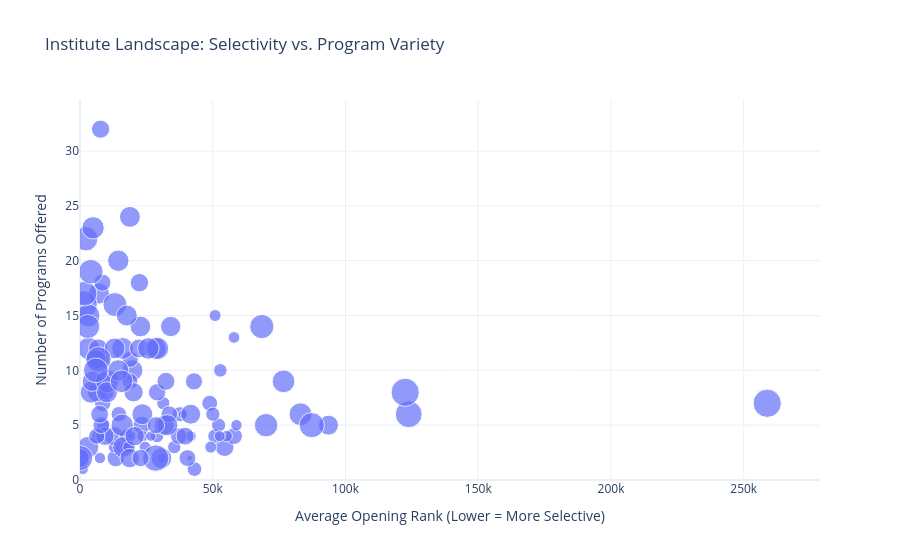

Notebook code for this chart:
### Code cell
import plotly.express as px

fig = px.scatter(
    institute_stats_df,
    x='Institute_Opening_Mean',
    y='Total_Programs',
    size='Institute_Opening_STD_Ratio',
    hover_name='Institute',
    title='Institute Landscape: Selectivity vs. Program Variety',
    labels={
        'Institute_Opening_Mean': 'Average Opening Rank (Lower = More Selective)',
        'Total_Programs': 'Number of Programs Offered',
        'Institute_Opening_STD_Ratio': 'Branch Disparity (Rank Spread)'
    }
)
fig.update_layout(template='plotly_white', xaxis=dict(rangemode='nonnegative'), yaxis=dict(rangemode='nonnegative'))
fig.show()

### Figure 1 — Plotly figure (JSON) as saved in the notebook; plotly's stock layout.template omitted (floating-point values rounded to 4 significant figures)
{"data": [{"hovertemplate": "<b>%{hovertext}</b><br><br>Average Opening Rank (Lower = More Selective)=%{x}<br>Number of Programs Offered=%{y}<br>Branch Disparity (Rank Spread)=%{marker.size}<extra></extra>", "hovertext": ["Assam University, Silchar", "Atal Bihari Vajpayee Indian Institute of Information Technology & Management Gwalior", "Birla Institute of Technology, Deoghar Off-Campus", "Birla Institute of Technology, Mesra, Ranchi", "Birla Institute of Technology, Patna Off-Campus", "CU Jharkhand", "Central University of Haryana", "Central University of Jammu", "Central University of Rajasthan, Rajasthan", "Central institute of Technology Kokrajar, Assam", "Chhattisgarh Swami Vivekanada Technical University, Bhilai (CSVTU Bhilai)", "Dr. B R Ambedkar National Institute of Technology, Jalandhar", "Gati Shakti Vishwavidyalaya, Vadodara", "Ghani Khan Choudhary Institute of Engineering and Technology, Malda, West Bengal", "Gurukula Kangri Vishwavidyalaya, Haridwar", "INDIAN INSTITUTE OF INFORMATION TECHNOLOGY SENAPATI MANIPUR", "Indian Institute of Carpet Technology, Bhadohi", "Indian Institute of Engineering Science and Technology, Shibpur", "Indian Institute of Handloom Technology(IIHT), Varanasi", "Indian Institute of Handloom Technology, Salem", "Indian Institute of Information Technology (IIIT) Nagpur", "Indian Institute of Information Technology (IIIT) Pune", "Indian Institute of Information Technology (IIIT) Ranchi", "Indian Institute of Information Technology (IIIT), Sri City, Chittoor", "Indian Institute of Information Technology (IIIT)Kota, Rajasthan", "Indian Institute of Information Technology Bhagalpur", "Indian Institute of Information Technology Bhopal", "Indian Institute of Information Technology Design & Manufacturing Kurnool, Andhra Pradesh", "Indian Institute of Information Technology Guwahati", "Indian Institute of Information Technology Lucknow", "Indian Institute of Information Technology Surat", "Indian Institute of Information Technology Tiruchirappalli", "Indian Institute of Information Technology(IIIT) Dharwad", "Indian Institute of Information Technology(IIIT) Kalyani, West Bengal", "Indian Institute of Information Technology(IIIT) Kilohrad, Sonepat, Haryana", "Indian Institute of Information Technology(IIIT) Kottayam", "Indian Institute of Information Technology(IIIT) Una, Himachal Pradesh", "Indian Institute of Information Technology(IIIT), Vadodara, Gujrat", "Indian Institute of Information Technology, Agartala", "Indian Institute of Information Technology, Allahabad", "Indian Institute of Information Technology, Design & Manufacturing, Kancheepuram", "Indian Institute of Information Technology, Vadodara International Campus Diu (IIITVICD)", "Indian Institute of Technology (BHU) Varanasi", "Indian Institute of Technology (ISM) Dhanbad", "Indian Institute of Technology Bhilai", "Indian Institute of Technology Bhubaneswar", "Indian Institute of Technology Bombay", "Indian Institute of Technology Delhi", "Indian Institute of Technology Dharwad", "Indian Institute of Technology Gandhinagar", "Indian Institute of Technology Goa", "Indian Institute of Technology Guwahati", "Indian Institute of Technology Hyderabad", "Indian Institute of Technology Indore", "Indian Institute of Technology Jammu", "Indian Institute of Technology Jodhpur", "Indian Institute of Technology Kanpur", "Indian Institute of Technology Kharagpur", "Indian Institute of Technology Madras", "Indian Institute of Technology Mandi", "Indian Institute of Technology Palakkad", "Indian Institute of Technology Patna", "Indian Institute of Technology Roorkee", "Indian Institute of Technology Ropar", "Indian Institute of Technology Tirupati", "Indian institute of information technology, Raichur, Karnataka", "Institute of Chemical Technology, Mumbai: Indian Oil Odisha Campus, Bhubaneswar", "Institute of Engineering and Technology, Dr. H. S. Gour University. Sagar (A Central University)", "Institute of Infrastructure, Technology, Research and Management-Ahmedabad", "International Institute of Information Technology, Bhubaneswar", "International Institute of Information Technology, Naya Raipur", "Islamic University of Science and Technology Kashmir", "J.K. Institute of Applied Physics & Technology, Department of Electronics & Communication, University of Allahabad- Allahabad", "Jawaharlal Nehru University, Delhi", "Malaviya National Institute of Technology Jaipur", "Maulana Azad National Institute of Technology Bhopal", "Mizoram University, Aizawl", "Motilal Nehru National Institute of Technology Allahabad", "National Institute of Advanced Manufacturing Technology, Ranchi", "National Institute of Electronics and Information Technology, Ajmer (Rajasthan)", "National Institute of Electronics and Information Technology, Aurangabad (Maharashtra)", "National Institute of Electronics and Information Technology, Gorakhpur (UP)", "National Institute of Electronics and Information Technology, Patna (Bihar)", "National Institute of Electronics and Information Technology, Ropar (Punjab)", "National Institute of Food Technology Entrepreneurship and Management, Kundli", "National Institute of Food Technology Entrepreneurship and Management, Thanjavur", "National Institute of Technology Agartala", "National Institute of Technology Arunachal Pradesh", "National Institute of Technology Calicut", "National Institute of Technology Delhi", "National Institute of Technology Durgapur", "National Institute of Technology Goa", "National Institute of Technology Hamirpur", "National Institute of Technology Karnataka, Surathkal", "National Institute of Technology Meghalaya", "National Institute of Technology Nagaland", "National Institute of Technology Patna", "National Institute of Technology Puducherry", "National Institute of Technology Raipur", "National Institute of Technology Sikkim", "National Institute of Technology, Andhra Pradesh", "National Institute of Technology, Jamshedpur", "National Institute of Technology, Kurukshetra", "National Institute of Technology, Manipur", "National Institute of Technology, Mizoram", "National Institute of Technology, Rourkela", "National Institute of Technology, Silchar", "National Institute of Technology, Srinagar", "National Institute of Technology, Tiruchirappalli", "National Institute of Technology, Uttarakhand", "National Institute of Technology, Warangal", "North Eastern Regional Institute of Science and Technology, Nirjuli-791109 (Itanagar),Arunachal Pradesh", "North-Eastern Hill University, Shillong", "Pt. Dwarka Prasad Mishra Indian Institute of Information Technology, Design & Manufacture Jabalpur", "Puducherry Technological University, Puducherry", "Punjab Engineering College, Chandigarh", "Rajiv Gandhi National Aviation University, Fursatganj, Amethi (UP)", "Sant Longowal Institute of Engineering and Technology", "Sardar Vallabhbhai National Institute of Technology, Surat", "School of Engineering, Tezpur University, Napaam, Tezpur", "School of Planning & Architecture, Bhopal", "School of Planning & Architecture, New Delhi", "School of Planning & Architecture: Vijayawada", "School of Studies of Engineering and Technology, Guru Ghasidas Vishwavidyalaya, Bilaspur", "Shri G. S. Institute of Technology and Science Indore", "Shri Mata Vaishno Devi University, Katra, Jammu & Kashmir", "University of Hyderabad", "Visvesvaraya National Institute of Technology, Nagpur"], "legendgroup": "", "marker": {"color": "#636efa", "size": [0.4913, 0.2347, 0.3925, 0.5758, 0.3497, 0.1879, 0.2891, 0.2789, 0.2476, 0.1809, 0.2022, 0.6018, 0.3165, 0.5561, 0.1623, 0.1145, 0.0, 0.6198, 0.0, 0.0, 0.3341, 0.4238, 0.4361, 0.2719, 0.1718, 0.2455, 0.3522, 0.242, 0.1809, 0.2447, 0.5113, 0.4791, 0.2957, 0.1795, 0.3421, 0.2515, 0.1485, 0.215, 0.0, 0.6388, 0.358, 0.1984, 0.6179, 0.4076, 0.37, 0.5157, 1.074, 0.8247, 0.4171, 0.6617, 0.3633, 0.6862, 0.7378, 0.5677, 0.3436, 0.4799, 0.8035, 0.7008, 0.8442, 0.5088, 0.3972, 0.4613, 0.8396, 0.5377, 0.4404, 0.5908, 0.3029, 0.2812, 0.3777, 0.6983, 0.2137, 0.1688, 0.1186, 0.5261, 0.743, 0.6658, 0.5578, 0.6315, 0.4456, 0.0, 0.6, 0.04265, 0.0, 0.0, 0.0, 0.0, 0.8199, 0.7266, 0.6013, 0.6145, 0.4966, 0.5599, 0.6477, 0.8989, 0.7677, 0.3832, 0.4736, 0.6274, 0.6904, 1.001, 0.4205, 0.519, 0.6358, 0.8831, 1.114, 0.6087, 0.61, 1.108, 0.8533, 0.4089, 0.7982, 0.3971, 0.1679, 0.5235, 0.7219, 0.6473, 0.9759, 0.199, 0.6149, 0.1911, 0.5159, 0.4714, 0.8692, 0.2542, 0.452, 0.4128, 0.415, 0.7147], "sizemode": "area", "sizeref": 0.002785, "symbol": "circle"}, "mode": "markers", "name": "", "orientation": "v", "showlegend": false, "type": "scatter", "x": [54470.0, 8637.0, 58020.0, 34160.0, 48860.0, 55220.0, 50830.0, 52210.0, 35510.0, 58930.0, 49270.0, 22750.0, 37560.0, 93600.0, 41760.0, 38720.0, 62000.0, 19740.0, 64120.0, 60380.0, 14620.0, 13470.0, 23290.0, 16840.0, 12700.0, 29030.0, 18820.0, 31380.0, 7513.0, 6947.0, 12830.0, 9375.0, 16030.0, 23570.0, 17960.0, 17260.0, 26710.0, 18680.0, 15910.0, 3036.0, 18940.0, 24470.0, 7155.0, 8448.0, 8545.0, 6427.0, 1276.0, 2164.0, 9092.0, 4174.0, 6305.0, 3216.0, 3147.0, 4624.0, 9849.0, 7583.0, 2932.0, 4916.0, 1745.0, 6861.0, 8031.0, 7753.0, 4059.0, 6003.0, 7389.0, 16210.0, 43120.0, 50030.0, 37200.0, 15900.0, 18400.0, 1102.0, 30990.0, 18710.0, 10230.0, 16020.0, 41690.0, 14390.0, 39600.0, 31200.0, 30670.0, 41320.0, 19360.0, 13850.0, 41150.0, 16170.0, 68490.0, 83050.0, 13040.0, 10160.0, 22190.0, 31700.0, 28380.0, 6945.0, 70090.0, 33620.0, 22390.0, 32900.0, 29210.0, 123800.0, 29060.0, 20170.0, 14430.0, 87280.0, 258800.0, 18800.0, 23480.0, 122500.0, 5968.0, 28610.0, 13160.0, 40470.0, 52610.0, 20590.0, 76670.0, 25760.0, 28520.0, 50890.0, 17630.0, 58010.0, 116.5, 6.0, 96.0, 52860.0, 32370.0, 42920.0, 22830.0, 15670.0], "xaxis": "x", "y": [3, 5, 4, 14, 7, 4, 4, 5, 3, 5, 3, 14, 6, 5, 4, 6, 1, 10, 1, 1, 6, 2, 5, 3, 3, 4, 9, 7, 2, 4, 4, 4, 3, 4, 3, 4, 4, 4, 1, 3, 11, 3, 17, 18, 7, 8, 16, 22, 9, 8, 4, 12, 15, 9, 8, 11, 14, 23, 17, 12, 5, 32, 19, 11, 6, 3, 1, 6, 4, 5, 3, 1, 2, 2, 9, 12, 6, 10, 4, 1, 2, 2, 1, 1, 1, 1, 14, 6, 12, 8, 12, 5, 12, 11, 5, 6, 18, 5, 12, 6, 8, 8, 20, 5, 7, 24, 6, 8, 10, 5, 16, 2, 4, 4, 9, 12, 2, 15, 15, 13, 2, 2, 2, 10, 9, 9, 2, 9], "yaxis": "y"}], "layout": {"legend": {"itemsizing": "constant", "tracegroupgap": 0}, "title": {"text": "Institute Landscape: Selectivity vs. Program Variety"}, "xaxis": {"anchor": "y", "domain": [0, 1], "rangemode": "nonnegative", "title": {"text": "Average Opening Rank (Lower = More Selective)"}}, "yaxis": {"anchor": "x", "domain": [0, 1], "rangemode": "nonnegative", "title": {"text": "Number of Programs Offered"}}}}
